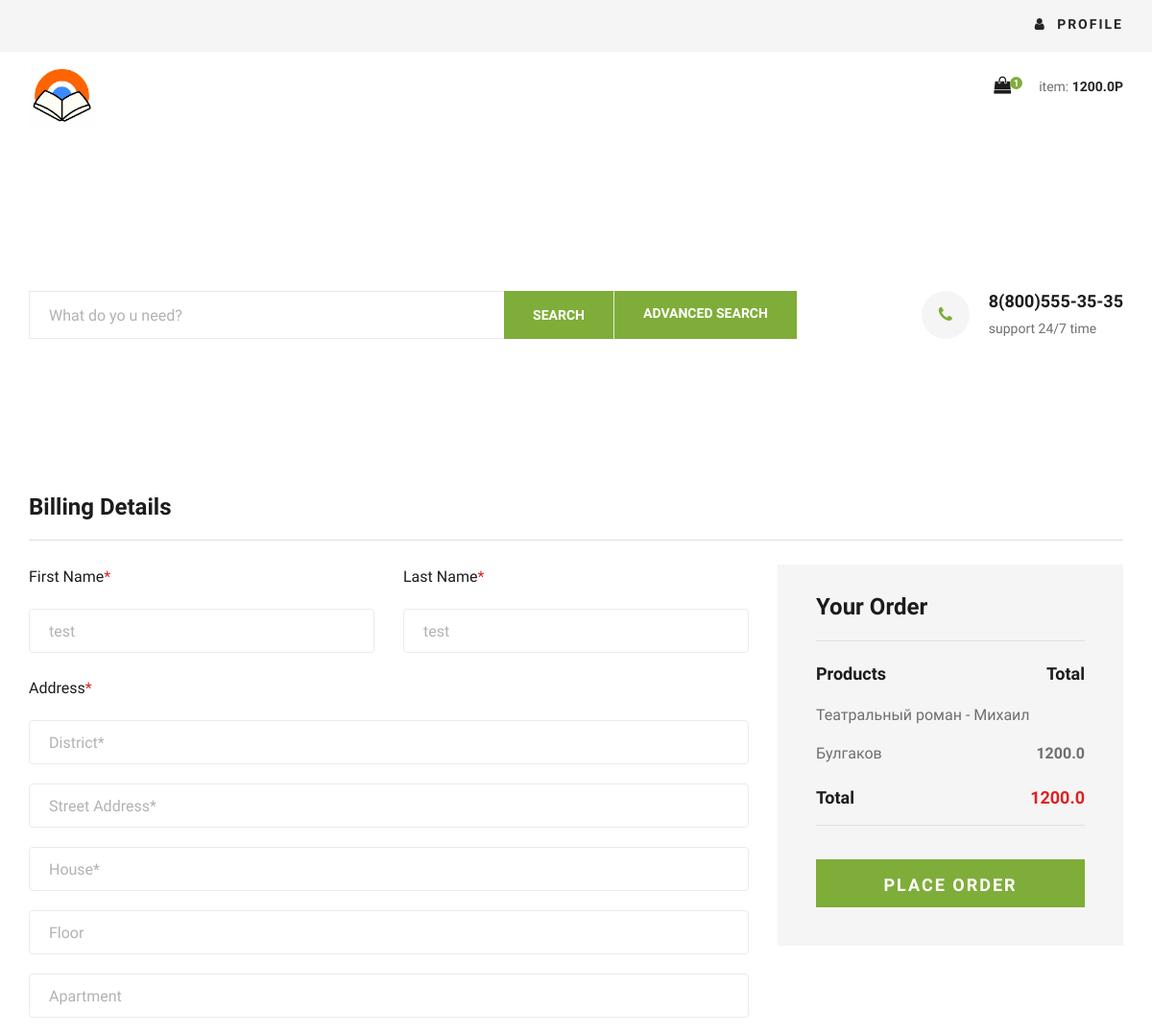
Before: /checkout (signed in, upper part) with the older database file.
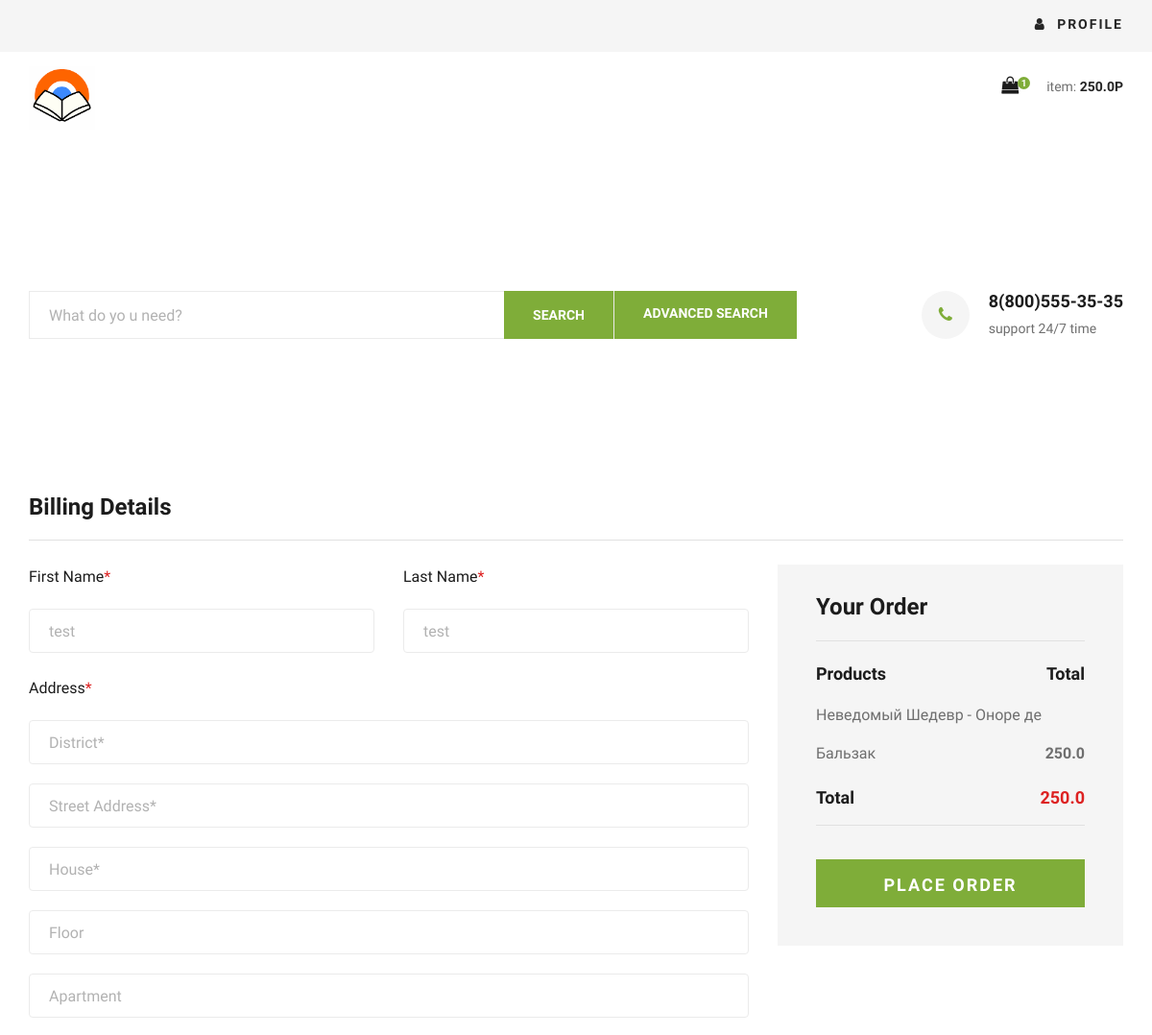
After: the same page with the newer database file.
### tables this page shows
CREATE TABLE "Корзина" (
	"user_id"	INTEGER NOT NULL,
	"product_id"	INTEGER NOT NULL,
	"count"	INTEGER NOT NULL,
	FOREIGN KEY("product_id") REFERENCES "Товар"("id"),
	FOREIGN KEY("user_id") REFERENCES "Покупатель"("id")
);

### app/views.py (the view)
@app.route('/checkout',methods=['GET'])
def checkout():
        cart = Cart.getCartOfUser(flask_login.current_user.userID) #TODO: CHECK STATUS
        if(cart['status'] == 0):
            return render_template('checkout.html',
            user = flask_login.current_user,
            productsInCart=cart['data'])
        elif(cart['status'] == 2):
            return render_template('checkout.htlm',
            user = flask_login.current_user,
            error = cart['message']
            )

### app/model.py (called while the page is built)
@login_manager.user_loader
def load_user(userID):
    row = SqlExecuter.getOneRowsPacked('select * from Покупатель where id = {};'.format(userID))
    if(row is None):
        return None
    user = User(userID = row['id'],email = row['email'],
    password_hash = row['password_hash'],last_name=row['last_name'],
    first_name =row['first_name'] ,birthdate = row['birthdate'])
    if(checkIfUserAdmin(userID)):
        user.set_admin(True)
    return user

def checkIfUserAdmin(userID):
    return SqlExecuter.getOneRowsPacked('select * from Админ where user_id == {};'.format(userID)) is not None

### app/models/Cart.py (called while the page is built)
    @staticmethod #TODO: REFACTOR
    def countTotalCostOfUser(userID):
        row = SqlExecuter.getOneRowsPacked('select SUM(cart.count*pr.cost_sale) as "totalCost" \
                from Товар as pr \
                inner join Корзина as cart on pr.id == product_id \
                and user_id = {};'.format(userID))
        if(row is None or row['totalCost'] is None):
            return 0.0
        else:
            return float(row['totalCost'])

### app/models/User.py (called while the page is built)
    def set_admin(self,boolean):
        self.is_admin = boolean

### utils/imageHelper.py (called while the page is built)
def makeFullPathToImage(imageLink):
    return 'img/book/' + imageLink

### app/templates/checkout.html (shortened to what this page needs)
<!DOCTYPE html>
<html lang="zxx">
<head>
    <link rel="stylesheet" href="{{url_for('static',filename='css/bootstrap.min.css')}}" type="text/css">
    <link rel="stylesheet" href="{{url_for('static',filename='css/font-awesome.min.css')}}" type="text/css">
    <link rel="stylesheet" href="{{url_for('static',filename='css/elegant-icons.css')}}" type="text/css">
    <link rel="stylesheet" href="{{url_for('static',filename='css/nice-select.css')}}" type="text/css">
    <link rel="stylesheet" href="{{url_for('static',filename='css/jquery-ui.min.css')}}" type="text/css">
    <link rel="stylesheet" href="{{url_for('static',filename='css/owl.carousel.min.css')}}" type="text/css">
    <link rel="stylesheet" href="{{url_for('static',filename='css/slicknav.min.css')}}" type="text/css">
    <link rel="stylesheet" href="{{url_for('static',filename='css/style.css')}}" type="text/css">
</head>
<body>
    {% include 'base/header.html' %}
    {% include 'base/hero.html' %}
    <section class="checkout spad">
        <div class="container">
        {% if error %}
            <h4>{{ error }}</h4>
        {% else %}
            <div class="checkout__form">
                <h4>Billing Details</h4>
                <form action="{{url_for('newOrder')}}" method="POST">
                    <div class="row">
                        <div class="col-lg-8 col-md-6">
                            <div class="row">
                                <div class="col-lg-6">
                                    <div class="checkout__input">
                                        <p>First Name<span>*</span></p>
                                        <input name="first_name" type="text" value="{{ user.first_name }}" required>
                                    </div>
                                </div>
                                <div class="col-lg-6">
                                    <div class="checkout__input">
                                        <p>Last Name<span>*</span></p>
                                        <input name="last_name" type="text"  value="{{ user.last_name }}" required>
                                    </div>
                                </div>
                            </div>
                            <div class="checkout__input">
                                <p>Address<span>*</span></p>
                                <input name="district" type="text" placeholder="District*" class="checkout__input__add" required>
                                <input name="street" type="text" placeholder="Street Address*" class="checkout__input__add" required>
                                <input name="house" type="text" placeholder="House*" class="checkout__input__add" required>
                                <input name="floor" type="text" placeholder="Floor" class="checkout__input__add">
                                <input name="flat" type="text" placeholder="Apartment" class="checkout__input__add">
                            </div>
                        </div>
                        <div class="col-lg-4 col-md-6">
                            <div class="checkout__order">
                                <h4>Your Order</h4>
                                <div class="checkout__order__products">Products <span>Total</span></div>
                                <ul>
                                    {% for product in productsInCart %}
                                    <li>{{product.title}}<span>{{ product.total }}</span></li>
                                    {% endfor %}
                                </ul>
                                <div class="checkout__order__total">Total <span>{{user.getTotalCostOfCart()}}</span></div>
                                <button type="submit" class="site-btn">PLACE ORDER</button>
                            </div>
                        </div>
                    </div>
                </form>
            </div>
        {% endif %}
        </div>
    </section>
</body>
</html>

Changed rows visible on the page:
changed Корзина: title "Театральный роман - Михаил Булгаков" → "Неведомый Шедевр - Оноре де Бальзак"; total "1200.0" → "250.0"
Other visible differences:
{{ user.getTotalCostOfCart() }}: "1200.0" → "250.0"
